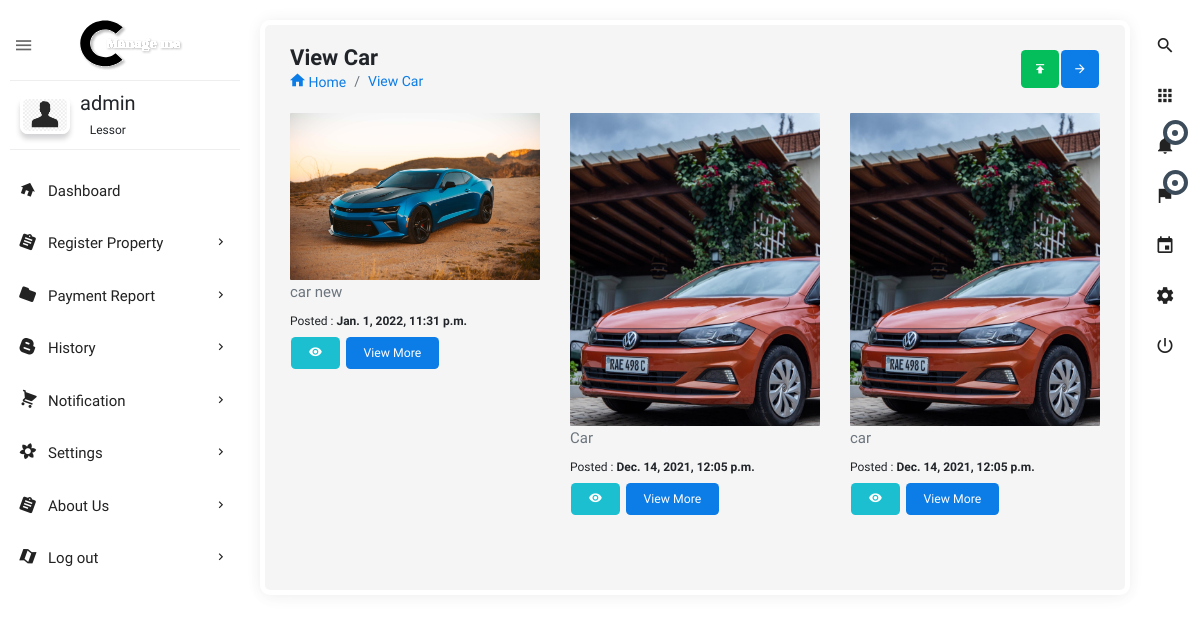
The app's page /view_car/ (signed in) with its own data.
### users/models.py (models this page shows, shortened)
class User(AbstractBaseUser):
    user_type = [
        ('lessor', 'lessor'),
        ('tenant', 'tenant'),
    ]
    name = models.CharField(max_length=255, null=False)
    phone_number = PhoneNumberField(unique=True)
    user_image = models.ImageField(upload_to='images/', default='profile.png')
    user_login = models.CharField(max_length=7, choices=user_type, default='lessor', blank=False, null=False)
    is_active = models.BooleanField(default=True)
    staff = models.BooleanField(default=False)
    admin = models.BooleanField(default=False)
    USERNAME_FIELD = 'phone_number'
    REQUIRED_FIELDS = ['name', 'user_login']
    objects = UserManager()
    def __str__(self):
        return self.name
    objects = UserManager()

class Property_registration(models.Model):
    property_type_p = [
        ('house', 'house'),
        ('car', 'car'),
        ('land', 'land'),
        ('other', 'other')
    ]
    location_name = [
        ('kigali', 'kigali'),
        ('south', 'south'),
        ('east', 'east'),
        ('west', 'west')
    ]
    property_name = models.CharField(max_length=100)
    location = models.CharField(max_length=200, choices=location_name, default='kigali')
    property_type = models.CharField(max_length=200, choices=property_type_p)
    amount_per_month = models.IntegerField(default=10000)
    detail = models.CharField(max_length=250, default='')
    property_image = models.ImageField(blank=True, null=True, upload_to='images')
    available = models.BooleanField(default=True)
    owner_name = models.ForeignKey(user, on_delete=models.CASCADE, related_name='owner', null=False)
    time_added = models.DateTimeField(auto_now_add=True)
    class Meta:
        verbose_name_plural = "Property_registration"
        ordering = ['-id']

### users/views.py (the view)
# urls.py: path('view_car/', views.view_property_car, name='view_car'),
@login_required
def view_property_car(request):
    user = request.user
    car_property = Property_registration.objects.filter(property_type='car').filter(owner_name=user)
    context = {
        'car_detail': car_property
    }
    return render(request, 'html/view_car.html', context)

### users/templates/html/view_car.html (shortened to what this page needs)
{% extends 'dashboard-owner/dashboard.html' %}
{% load static %}
{% block content %}
<section class="content file_manager">
    <div class="body_scroll">
        <div class="block-header">
            <div class="row">
                <div class="col-lg-7 col-md-6 col-sm-12">
                    <h2>View Car</h2>
                    <ul class="breadcrumb">
                        <li class="breadcrumb-item"><a href="index.html"><i class="zmdi zmdi-home"></i> Home</a></li>
                        <li class="breadcrumb-item"><a href="">View Car</a></li>
                    </ul>
                </div>
                <div class="col-lg-5 col-md-6 col-sm-12">
                    <button class="btn btn-primary btn-icon float-right right_icon_toggle_btn" type="button"><i class="zmdi zmdi-arrow-right"></i></button>
                    <button class="btn btn-success btn-icon float-right" type="button"><i class="zmdi zmdi-upload"></i></button>
                </div>
            </div>
        </div>
        <div class="container-fluid">
            <div class="row clearfix">
                <div class="col-lg-12">
                    <div class="card">
                        <div class="tab-content">
                            <div class="tab-pane active" id="a2018">
                                <div class="row clearfix">
                                    {% for car in car_detail %}
                                    <div class="col-lg-4 col-md-6 col-sm-12">
                                        <div class="card">
                                            <a href="" class="file">
                                                <div class="image">
                                                    <a href="{% url 'view_property_detail' car.id %}"><img src="{{ car.property_image.url }}" alt="img" class="img-fluid" ></a>
                                                </div>
                                                <div class="file-name">
                                                    <p class="m-b-5 text-muted">{{ car.property_name }}</p>
                                                    <small>Posted : <span class="date"><b>  {{car.time_added}}</b></span></small>
                                                </div>
                                                <div class="action">
                                                        <a href="{% url 'view_property_detail' car.id %}" class="btn btn-info waves-effect"><i class="zmdi zmdi-eye"></i></a>
                                                        <a href="{% url 'view_property_detail' car.id %}" class="btn btn-primary waves-effect">View More</a>
                                                </div>
                                            </a>
                                        </div>
                                    </div>
                                    {% endfor %}
                                </div>
                            </div>
                        </div>
                    </div>
                </div>
            </div>
        </div>
    </div>
</section>
{% endblock %}

### templates/dashboard-owner/dashboard.html (shortened to what this page needs)
<!doctype html>
{% load static %}
<html class="no-js " lang="en">
<head>
<link rel="stylesheet" href="{% static 'dash/assets/plugins/bootstrap/css/bootstrap.min.css' %}">
<link  rel="stylesheet" href="{% static 'dash/assets/css/style.min.css' %}">
</head>
<body class="theme-blush">
<div class="navbar-right">
    <ul class="navbar-nav">
        <li><a href="{% url 'search_property' %}" class="main_search" title="Search..."><i class="zmdi zmdi-search"></i></a></li>
        <li class="dropdown">
            <a href="javascript:void(0);" class="dropdown-toggle" title="App" data-toggle="dropdown" role="button"><i class="zmdi zmdi-apps"></i></a>
        </li>
        <li class="dropdown">
            <a href="javascript:void(0);" class="dropdown-toggle" title="Notifications" data-toggle="dropdown" role="button"><i class="zmdi zmdi-notifications"></i>
                <div class="notify"><span class="heartbit"></span><span class="point"></span></div>
            </a>
        </li>
        <li class="dropdown">
            <a href="javascript:void(0);" class="dropdown-toggle" data-toggle="dropdown" role="button"><i class="zmdi zmdi-flag"></i>
            <div class="notify"><span class="heartbit"></span><span class="point"></span></div>
            </a>
        </li>
        <li><a href="javascript:void(0);" class="app_calendar" title="Calendar"><i class="zmdi zmdi-calendar"></i></a></li>
        <li><a href="javascript:void(0);" class="js-right-sidebar" title="Setting"><i class="zmdi zmdi-settings zmdi-hc-spin"></i></a></li>
        <li><a href="{% url 'logout' %}" class="mega-menu" title="Sign Out"><i class="zmdi zmdi-power"></i></a></li>
    </ul>
</div>
<aside id="leftsidebar" class="sidebar">
    <div class="navbar-brand">
        <button class="btn-menu ls-toggle-btn" type="button"><i class="zmdi zmdi-menu"></i></button>
        <a href=""><img src="{% static 'dash/assets/images/managemelogo.svg' %}" width="200" alt="Aero"></a>
    </div>
    <div class="menu">
        <ul class="list">
            <li>
                <div class="user-info">
                    <a class="image" href="{% url 'profile_lessor' %}"><img src="{{ user.user_image.url }}" alt="User"></a>
                    <div class="detail">
                        <h4>{{user}}</h4>
                        <small>Lessor</small>
                    </div>
                </div>
            </li>
            <li><a href="{% url 'dashboard' %}"><i class="zmdi zmdi-home"></i><span>Dashboard</span></a></li>
            <li> <a href="{% url 'post_property' %}" class="menu-toggle"><i class="zmdi zmdi-assignment"></i><span>Register Property</span></a>
            </li>
            <li> <a href="" class="menu-toggle"><i class="zmdi zmdi-folder"></i><span>Payment Report</span></a>
            </li>
            <li class=""> <a href="" class="menu-toggle"><i class="zmdi zmdi-blogger"></i><span>History</span></a>
            </li>
            <li><a href="{% url 'all_notification_lessor' %}" class="menu-toggle"><i class="zmdi zmdi-shopping-cart"></i><span>Notification</span></a>
            </li>
            <li><a href="" class="menu-toggle"><i class="zmdi zmdi-flower"></i><span>Settings</span></a>
            </li>
            <li><a href="" class="menu-toggle"><i class="zmdi zmdi-assignment"></i><span>About Us</span></a>
            </li>
            <li class="open_top"><a href="{% url 'logout' %}" class="menu-toggle"><i class="zmdi zmdi-map"></i><span>Log out</span></a>
            </li>
        </ul>
    </div>
</aside>
{% block content %}
{% endblock %}
</body>
</html>

### records on screen
User: user_image (placeholder picture), name "admin"
Property_registration: property_image (picture), property_name "car new", time_added "Jan. 1, 2022, 11:31 p.m."
Property_registration: property_image (picture), property_name "Car", time_added "Dec. 14, 2021, 12:05 p.m."
Property_registration: property_image (picture), property_name "car", time_added "Dec. 14, 2021, 12:05 p.m."
